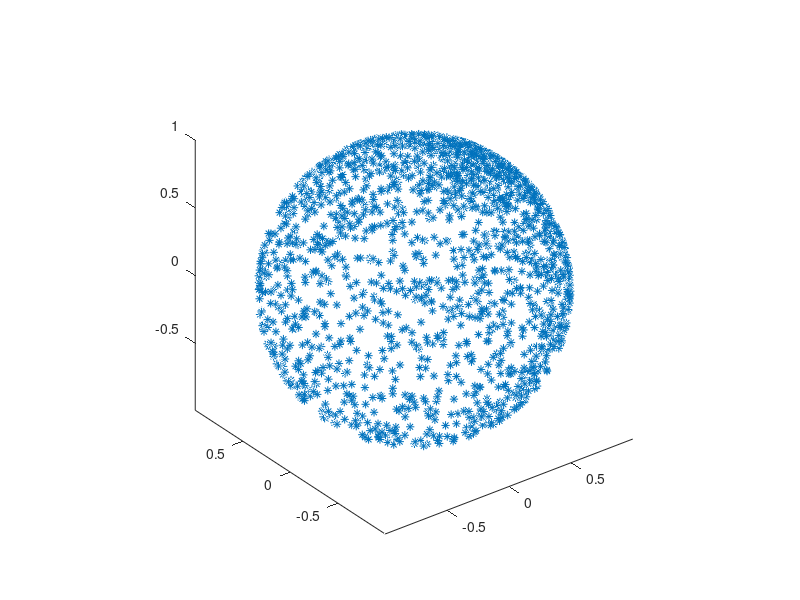
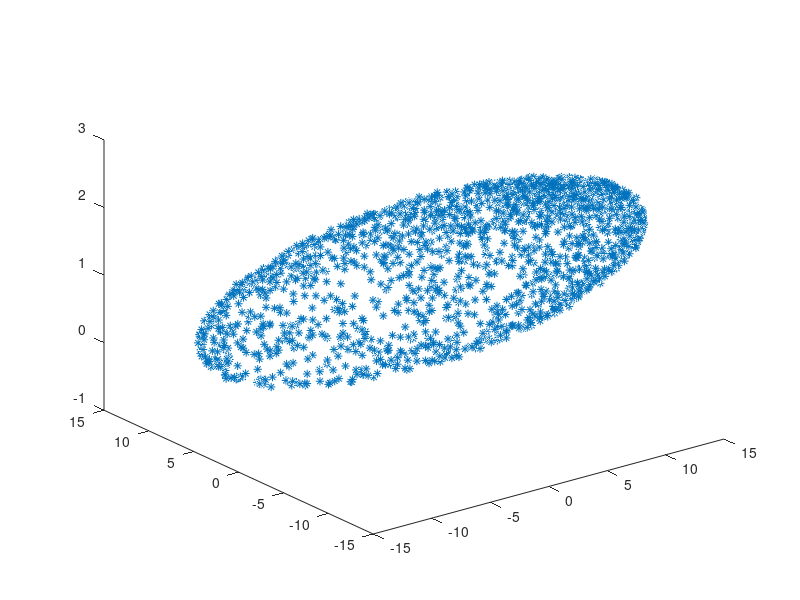

These figures' MATLAB source, in order: (Note: this script raises an error after producing the figures.)
function CalibrationTest(n,noiselevel)
% main routine : calls MgnCalibration
%                        and an auxilliary function
%                        which performs 3D rotations
%
% n                    : nomber of simulated data (default 1000)
% noiselevel     : level of noise (default 0.05)
%
%   Author Alain Barraud  2008
%
%%%%%%%%%%%%%%%%%%%%%%%%%%%%%%%%%%%%%%%%%%
close all;%close previously open figures
if nargin <2,noiselevel=0.05;end
if nargin<1,n=2000;end
b0=[ 0.5;0;sqrt(3)/2];% b0 reference of magnetic field
% the measurements are obtained from random rotations
% of b0. These rotations are defined here by quaternions
U=zeros(n,3);halftheta=zeros(n,1);qref=zeros(n,4);
for k=1:n
    a(k,:)=3*(rand(1,3)-.5);
    u=2*rand(3,1)-1;U(k,:)=u/norm(u);halftheta(k)=pi*(rand-.5);
    qref(k,:)=[cos(halftheta(k)),sin(halftheta(k))*U(k,:)];%random unit quternion
    M=Mqv(qref(k,:));%compute rotation matrix from quaternion
    truedata(:,k)=M*b0;%
end
%truedata are perfect normalized measurements
figure;plot3(truedata(1,:),truedata(2,:),truedata(3,:),'*');axis equal
%computes rough data with ellipsoid parameters Ath (shape)
% and Offth (center)
Ath=triu(rand(3));Offth=[0.5;-.3;1]+0.1*randn(3,1);
data=Ath\truedata+repmat(Offth,1,n);
%now add noise
noise=(rand(3,n)-0.5)*2*noiselevel;
data=data+noise;
figure;plot3(data(1,:),data(2,:),data(3,:),'*');
% performs calibration
[A,c] = MgnCalibration(data);
Caldata=A*(data-repmat(c,1,n));% calibrated data
figure;plot3(Caldata(1,:),Caldata(2,:),Caldata(3,:),'*');axis equal
set(gca,'xlim',[-1 1],'ylim',[-1 1],'zlim',[-1 1])
disp('     estimated shape                                    theoretical shape')
disp([num2str(A,'%15.3e'),['   ';'   ';'   '],num2str(Ath,'%15.3e')])
disp('estimated      theoretical center')
disp([num2str(c,'%15.3e'),['   ';'   ';'   '],num2str(Offth,'%15.3e')])
%%%%%%%%%%%%%%%%%%%%%%%%%%%%%%%%%%%%%%%%%%%%
function M=Mqv(v)
x=v(1);y=v(2);z=v(3);t=v(4);
M=[(x^2+y^2-z^2-t^2) , (2*y*z+2*x*t)       , (-2*x*z+2*y*t);
    (-2*x*t+2*y*z)       , (z^2-y^2+x^2-t^2), (2*x*y+2*z*t) ;
    (2*x*z+2*y*t)       , (-2*x*y+2*z*t)      , (-y^2+x^2-z^2+t^2)];
%%%%%%%%%%%%%%%%%%%%%%%%%%%%%%%%%%%%%%%%%%%%